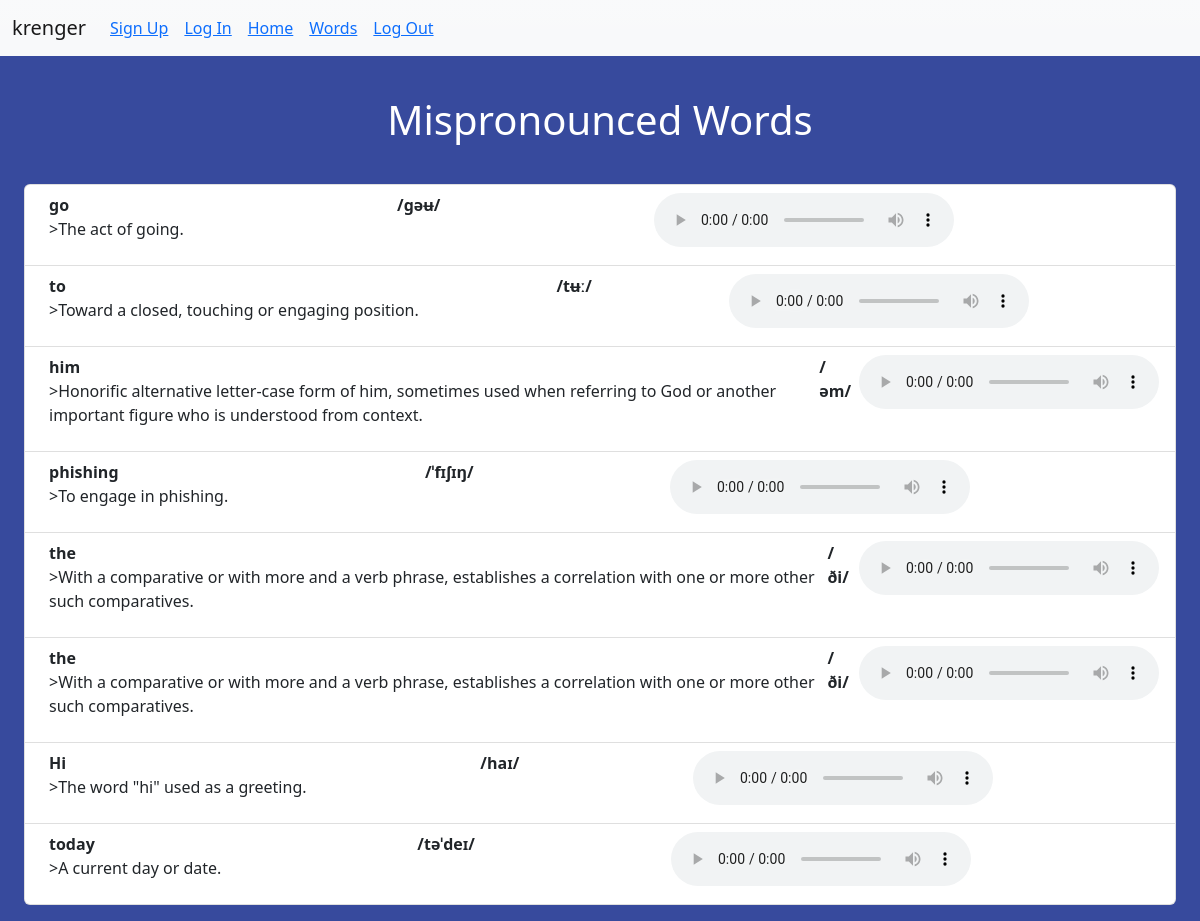
The app's page /history/ (signed in) with its own data.
### krenger/models.py (models this page shows, shortened)
class WordCard(models.Model):
    name = models.CharField(max_length=100)
    pronunc = models.FileField()
    textPr = models.CharField(max_length=5120)
    define = models.CharField(max_length = 1000)
    user = models.ForeignKey(User,on_delete=models.CASCADE,default=False)

### krenger/views.py (the view, shortened to what this page needs)
# urls.py: path('history/',WordCardView.as_view(),name='archive'),
class WordCardView(ListView):
    model = WordCard
    template_name="krenger/templates/wordcard_list.html"
    def get_queryset(self):
        try:
            return WordCard.objects.filter(user=self.request.user)
        except:
            return HttpResponseRedirect(reverse('user:signup'))

### krenger/templates/wordcard_list.html
{%extends "base.html"%}
{%block content%}
<h1 class="m-3 p-4 text-center text-white">Mispronounced Words</h1>
<ol class="list-group mb-3">
    {% for wordCard in object_list %}
        <li class="list-group-item d-flex justify-content-between align-items-start mx-4">
            <div class="ms-2 me-auto">
                <div class="fw-bold">{{wordCard.name}}</div>
                <p>>{{wordCard.define}}</p>
            </div>
            <div class="ms-2 me-auto">
                <div class="fw-bold">{{wordCard.textPr}}</div>
            </div>
            <div class="ms-2 me-auto">
                <audio controls name="media">
                    <source src="{{wordCard.pronunc}}" type="audio/mpeg">
                </audio>
            </div>
        </li>
    {%empty%}
        <li>none</li>
    {%endfor%}
</ol>
{% endblock content%}

### records on screen
WordCard: name "go", define "The act of going.", textPr "/ɡəʉ/"
WordCard: name "to", define "Toward a closed, touching or engaging position.", textPr "/tʉː/"
WordCard: name "him", define "Honorific alternative letter-case form of him, sometimes used when referring to God or another important figure who is understood from context.", textPr "/əm/"
WordCard: name "phishing", define "To engage in phishing.", textPr "/ˈfɪʃɪŋ/"
WordCard: name "the", define "With a comparative or with more and a verb phrase, establishes a correlation with one or more other such comparatives.", textPr "/ði/"
WordCard: name "the", define "With a comparative or with more and a verb phrase, establishes a correlation with one or more other such comparatives.", textPr "/ði/"
WordCard: name "Hi", define "The word \"hi\" used as a greeting.", textPr "/haɪ/"
WordCard: name "today", define "A current day or date.", textPr "/təˈdeɪ/"
